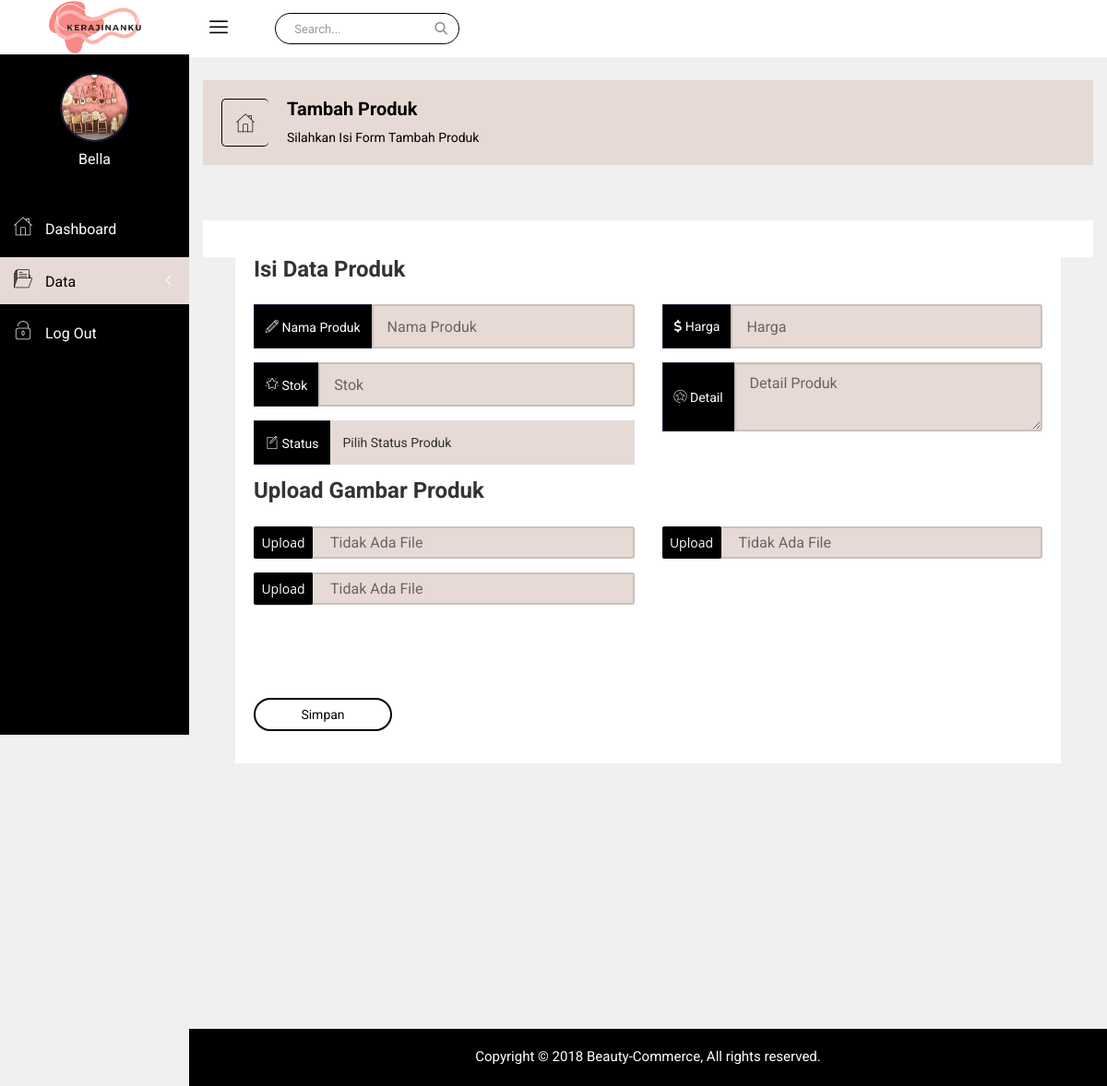
Page /penjual/dataproduk_tambah.php (signed in) on the committed database.
### tables this page shows
CREATE TABLE `toko` (
  `toko_id` int(11) NOT NULL,
  `toko_pemilik` varchar(60) NOT NULL,
  `toko_username` varchar(15) NOT NULL,
  `toko_nama` varchar(60) NOT NULL,
  `toko_hp` varchar(25) NOT NULL,
  `toko_email` varchar(50) NOT NULL,
  `toko_pemilik_alamat` varchar(100) NOT NULL,
  `toko_alamat` varchar(100) NOT NULL,
  `toko_foto` varchar(100) NOT NULL,
  `toko_pass` varchar(100) NOT NULL
);

### penjual/dataproduk_tambah.php (the view, shortened to what the rows shown need)
<?php
require_once '../koneksi.php';
$kon = new Koneksi();
$idtoko = @$_SESSION['toko_id'];
?>
<!doctype html>
<html class="no-js" lang="en">
<head>
    <link rel="stylesheet" href="css/bootstrap.min.css">
    <link rel="stylesheet" href="css/font-awesome.min.css">
    <link rel="stylesheet" href="https://cdnjs.cloudflare.com/ajax/libs/font-awesome/6.3.0/css/font-awesome.min.css">
    <link rel="stylesheet" href="css/nalika-icon.css">
    <link rel="stylesheet" href="css/owl.carousel.css">
    <link rel="stylesheet" href="css/owl.theme.css">
    <link rel="stylesheet" href="css/owl.transitions.css">
    <link rel="stylesheet" href="css/animate.css">
    <link rel="stylesheet" href="css/normalize.css">
    <link rel="stylesheet" href="css/meanmenu.min.css">
    <link rel="stylesheet" href="css/main.css">
    <link rel="stylesheet" href="css/morrisjs/morris.css">
    <link rel="stylesheet" href="css/scrollbar/jquery.mCustomScrollbar.min.css">
    <link rel="stylesheet" href="css/metisMenu/metisMenu.min.css">
    <link rel="stylesheet" href="css/metisMenu/metisMenu-vertical.css">
    <link rel="stylesheet" href="css/calendar/fullcalendar.min.css">
    <link rel="stylesheet" href="css/calendar/fullcalendar.print.min.css">
    <link rel="stylesheet" href="style.css">
    <link rel="stylesheet" href="css/modals.css">
    <link rel="stylesheet" href="css/form/all-type-forms.css">
    <link rel="stylesheet" href="css/responsive.css">
</head>
<body>
    <div class="left-sidebar-pro">
        <nav id="sidebar" class="">
            <div class="nalika-profile">
                <?php
                $que = $kon->kueri("SELECT * FROM toko WHERE toko_id = '$idtoko'");
                $hasil = $kon->hasil_data($que);
                ?>
                <div class="profile-dtl">
                    <a href="#"><img src="<?= $hasil['toko_foto']; ?>" alt="" /></a>
                    <h2><?php echo $hasil['toko_pemilik'] ?></h2>
                </div>
            </div>
        </nav>
    </div>
    <div class="all-content-wrapper">
        <div class="header-advance-area">
        <div class="breadcome-area">
            <div class="container-fluid">
                <div class="row">
                    <div class="col-lg-12 col-md-12 col-sm-12 col-xs-12">
                        <div class="breadcome-list">
                            <div class="row">
                                <div class="col-lg-6 col-md-6 col-sm-6 col-xs-6">
                                    <div class="breadcomb-wp">
                                        <div class="breadcomb-ctn">
                                            <h2>Tambah Produk</h2>
                                        </div>
                                    </div>
                                </div>
                            </div>
                        </div>
                    </div>
                </div>
            </div>
        </div>
    </div>
</body>
</html>

### rows in the picture
toko: toko_foto (picture), toko_pemilik "Bella"
